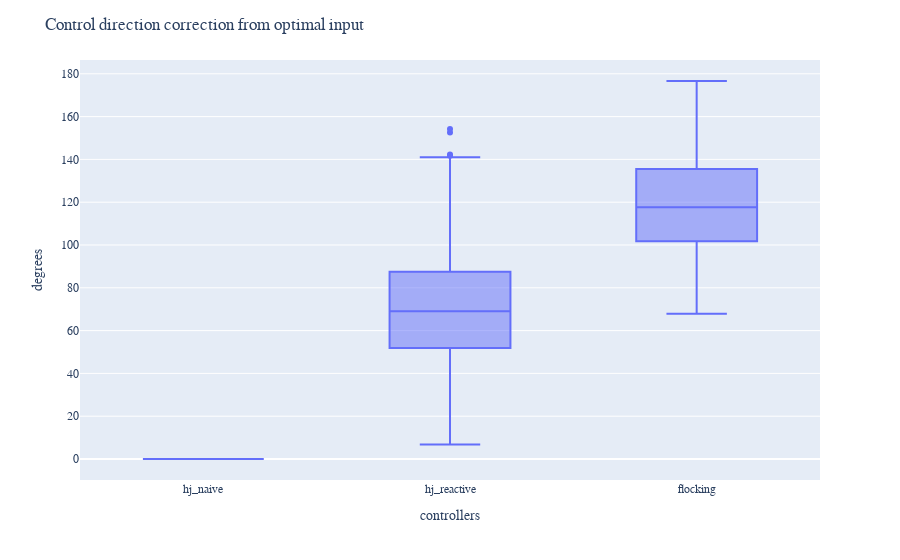

The notebook cell this image was saved under:
### Markdown cell above
+ Mean maximum correction from optimal control degrees

### Code cell
opt_ctrl_correction_dict = {"hj_naive": metrics_hj_naive["Mean maximum correction from optimal control degrees"],
                      "hj_reactive": metrics_hj_reactive["Mean maximum correction from optimal control degrees"],
                      "flocking": metrics_hj_flocking["Mean maximum correction from optimal control degrees"]}
opt_ctrl_correction_df = pd.DataFrame(opt_ctrl_correction_dict)
fig_opt_ctrl_correction = px.box(opt_ctrl_correction_df )
# Add custom x and y labels
fig_opt_ctrl_correction.update_layout(
    xaxis_title="controllers",
    yaxis_title="degrees",
    title = {'text': "Control direction correction from optimal input"}
)
fig_opt_ctrl_correction.show()

### Figure 1 — Plotly figure (JSON) as saved in the notebook; plotly's stock layout.template omitted (floating-point values rounded to 4 significant figures; data arrays with more than 128 entries replaced by an {"elided": "..."} marker saying what was removed)
{"data": [{"alignmentgroup": "True", "hovertemplate": "variable=%{x}<br>value=%{y}<extra></extra>", "legendgroup": "", "marker": {"color": "#636efa"}, "name": "", "notched": false, "offsetgroup": "", "orientation": "v", "showlegend": false, "type": "box", "x": {"elided": "2940 str values"}, "x0": " ", "xaxis": "x", "y": {"elided": "2940 float values"}, "y0": " ", "yaxis": "y"}], "layout": {"boxmode": "group", "legend": {"tracegroupgap": 0}, "margin": {"t": 60}, "title": {"text": "Control direction correction from optimal input"}, "xaxis": {"anchor": "y", "domain": [0, 1], "title": {"text": "controllers"}}, "yaxis": {"anchor": "x", "domain": [0, 1], "title": {"text": "degrees"}}}}
